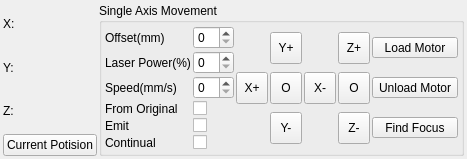
  <widget class="QDockWidget" name="dockWidgetManual">
   <property name="windowTitle">
    <string>Manual</string>
   </property>
   <attribute name="dockWidgetArea">
    <number>4</number>
   </attribute>
   <widget class="QWidget" name="dockWidgetContents_8">
    <layout class="QHBoxLayout" name="horizontalLayout_5">
     <property name="spacing">
      <number>2</number>
     </property>
     <property name="leftMargin">
      <number>3</number>
     </property>
     <property name="topMargin">
      <number>3</number>
     </property>
     <property name="rightMargin">
      <number>3</number>
     </property>
     <property name="bottomMargin">
      <number>3</number>
     </property>
     <item>
      <layout class="QVBoxLayout" name="verticalLayout_7">
       <item>
        <widget class="QLabel" name="label_6">
         <property name="maximumSize">
          <size>
           <width>90</width>
           <height>16777215</height>
          </size>
         </property>
         <property name="text">
          <string>X:</string>
         </property>
        </widget>
       </item>
       <item>
        <widget class="QLabel" name="label_7">
         <property name="maximumSize">
          <size>
           <width>90</width>
           <height>16777215</height>
          </size>
         </property>
         <property name="text">
          <string>Y:</string>
         </property>
        </widget>
       </item>
       <item>
        <widget class="QLabel" name="label_8">
         <property name="maximumSize">
          <size>
           <width>90</width>
           <height>16777215</height>
          </size>
         </property>
         <property name="text">
          <string>Z:</string>
         </property>
        </widget>
       </item>
       <item>
        <widget class="QPushButton" name="pushButton_3">
         <property name="maximumSize">
          <size>
           <width>150</width>
           <height>16777215</height>
          </size>
         </property>
         <property name="text">
          <string>Current Potision</string>
         </property>
        </widget>
       </item>
      </layout>
     </item>
     <item>
      <widget class="QGroupBox" name="groupBox">
       <property name="sizePolicy">
        <sizepolicy hsizetype="Expanding" vsizetype="Preferred">
         <horstretch>0</horstretch>
         <verstretch>0</verstretch>
        </sizepolicy>
       </property>
       <property name="title">
        <string>Single Axis Movement</string>
       </property>
       <layout class="QHBoxLayout" name="horizontalLayout_4">
        <property name="spacing">
         <number>2</number>
        </property>
        <property name="leftMargin">
         <number>3</number>
        </property>
        <property name="topMargin">
         <number>3</number>
        </property>
        <property name="rightMargin">
         <number>3</number>
        </property>
        <property name="bottomMargin">
         <number>3</number>
        </property>
        <item>
         <layout class="QFormLayout" name="formLayout">
          <item row="0" column="0">
           <widget class="QLabel" name="label_9">
            <property name="text">
             <string>Offset(mm)</string>
            </property>
           </widget>
          </item>
          <item row="1" column="0">
           <widget class="QLabel" name="label_10">
            <property name="text">
             <string>Laser Power(%)</string>
            </property>
           </widget>
          </item>
          <item row="2" column="0">
           <widget class="QLabel" name="label_11">
            <property name="text">
             <string>Speed(mm/s)</string>
            </property>
           </widget>
          </item>
          <item row="0" column="1">
           <widget class="QSpinBox" name="spinBox"/>
          </item>
          <item row="1" column="1">
           <widget class="QSpinBox" name="spinBox_2"/>
          </item>
          <item row="2" column="1">
           <widget class="QSpinBox" name="spinBox_3"/>
          </item>
          <item row="3" column="0">
           <widget class="QLabel" name="label_12">
            <property name="text">
             <string>From Original</string>
            </property>
           </widget>
          </item>
          <item row="4" column="0">
           <widget class="QLabel" name="label_13">
            <property name="text">
             <string>Emit</string>
            </property>
           </widget>
          </item>
          <item row="5" column="0">
           <widget class="QLabel" name="label_14">
            <property name="text">
             <string>Continual</string>
            </property>
           </widget>
          </item>
          <item row="3" column="1">
           <widget class="QCheckBox" name="checkBox">
            <property name="text">
             <string/>
            </property>
           </widget>
          </item>
          <item row="4" column="1">
           <widget class="QCheckBox" name="checkBox_2">
            <property name="text">
             <string/>
            </property>
           </widget>
          </item>
          <item row="5" column="1">
           <widget class="QCheckBox" name="checkBox_3">
            <property name="text">
             <string/>
            </property>
           </widget>
          </item>
         </layout>
        </item>
        <item>
         <layout class="QGridLayout" name="gridLayout_5">
          <item row="1" column="3">
           <widget class="QToolButton" name="toolButton_14">
            <property name="minimumSize">
             <size>
              <width>32</width>
              <height>32</height>
             </size>
            </property>
            <property name="maximumSize">
             <size>
              <width>32</width>
              <height>32</height>
             </size>
            </property>
            <property name="text">
             <string>O</string>
            </property>
           </widget>
          </item>
          <item row="1" column="4">
           <widget class="QToolButton" name="toolButton_15">
            <property name="sizePolicy">
             <sizepolicy hsizetype="Preferred" vsizetype="Fixed">
              <horstretch>0</horstretch>
              <verstretch>0</verstretch>
             </sizepolicy>
            </property>
            <property name="maximumSize">
             <size>
              <width>90</width>
              <height>16777215</height>
             </size>
            </property>
            <property name="text">
             <string>Unload Motor</string>
            </property>
           </widget>
          </item>
          <item row="1" column="1">
           <widget class="QToolButton" name="toolButton_12">
            <property name="minimumSize">
             <size>
              <width>32</width>
              <height>32</height>
             </size>
            </property>
            <property name="maximumSize">
             <size>
              <width>32</width>
              <height>32</height>
             </size>
            </property>
            <property name="text">
             <string>O</string>
            </property>
           </widget>
          </item>
          <item row="1" column="2">
           <widget class="QToolButton" name="toolButton_13">
            <property name="minimumSize">
             <size>
              <width>32</width>
              <height>32</height>
             </size>
            </property>
            <property name="maximumSize">
             <size>
              <width>32</width>
              <height>32</height>
             </size>
            </property>
            <property name="text">
             <string>X-</string>
            </property>
           </widget>
          </item>
          <item row="1" column="0">
           <widget class="QToolButton" name="toolButton_11">
            <property name="minimumSize">
             <size>
              <width>32</width>
              <height>32</height>
             </size>
            </property>
            <property name="maximumSize">
             <size>
              <width>32</width>
              <height>32</height>
             </size>
            </property>
            <property name="text">
             <string>X+</string>
            </property>
           </widget>
          </item>
          <item row="0" column="1">
           <widget class="QToolButton" name="toolButton_16">
            <property name="minimumSize">
             <size>
              <width>32</width>
              <height>32</height>
             </size>
            </property>
            <property name="maximumSize">
             <size>
              <width>32</width>
              <height>32</height>
             </size>
            </property>
            <property name="text">
             <string>Y+</string>
            </property>
           </widget>
          </item>
          <item row="2" column="1">
           <widget class="QToolButton" name="toolButton_17">
            <property name="minimumSize">
             <size>
              <width>32</width>
              <height>32</height>
             </size>
            </property>
            <property name="maximumSize">
             <size>
              <width>32</width>
              <height>32</height>
             </size>
            </property>
            <property name="text">
             <string>Y-</string>
            </property>
           </widget>
          </item>
          <item row="0" column="3">
           <widget class="QToolButton" name="toolButton_18">
            <property name="minimumSize">
             <size>
              <width>32</width>
              <height>32</height>
             </size>
            </property>
            <property name="maximumSize">
             <size>
              <width>32</width>
              <height>32</height>
             </size>
            </property>
            <property name="text">
             <string>Z+</string>
            </property>
           </widget>
          </item>
          <item row="2" column="3">
           <widget class="QToolButton" name="toolButton_19">
            <property name="minimumSize">
             <size>
              <width>32</width>
              <height>32</height>
             </size>
            </property>
            <property name="maximumSize">
             <size>
              <width>32</width>
              <height>32</height>
             </size>
            </property>
            <property name="text">
             <string>Z-</string>
            </property>
           </widget>
          </item>
          <item row="0" column="4">
           <widget class="QToolButton" name="toolButton_20">
            <property name="sizePolicy">
             <sizepolicy hsizetype="Preferred" vsizetype="Fixed">
              <horstretch>0</horstretch>
              <verstretch>0</verstretch>
             </sizepolicy>
            </property>
            <property name="maximumSize">
             <size>
              <width>90</width>
              <height>16777215</height>
             </size>
            </property>
            <property name="text">
             <string>Load Motor</string>
            </property>
           </widget>
          </item>
          <item row="2" column="4">
           <widget class="QToolButton" name="toolButton_21">
            <property name="sizePolicy">
             <sizepolicy hsizetype="Preferred" vsizetype="Fixed">
              <horstretch>0</horstretch>
              <verstretch>0</verstretch>
             </sizepolicy>
            </property>
            <property name="maximumSize">
             <size>
              <width>90</width>
              <height>16777215</height>
             </size>
            </property>
            <property name="text">
             <string>Find Focus</string>
            </property>
           </widget>
          </item>
         </layout>
        </item>
       </layout>
      </widget>
     </item>
    </layout>
   </widget>
  </widget>
